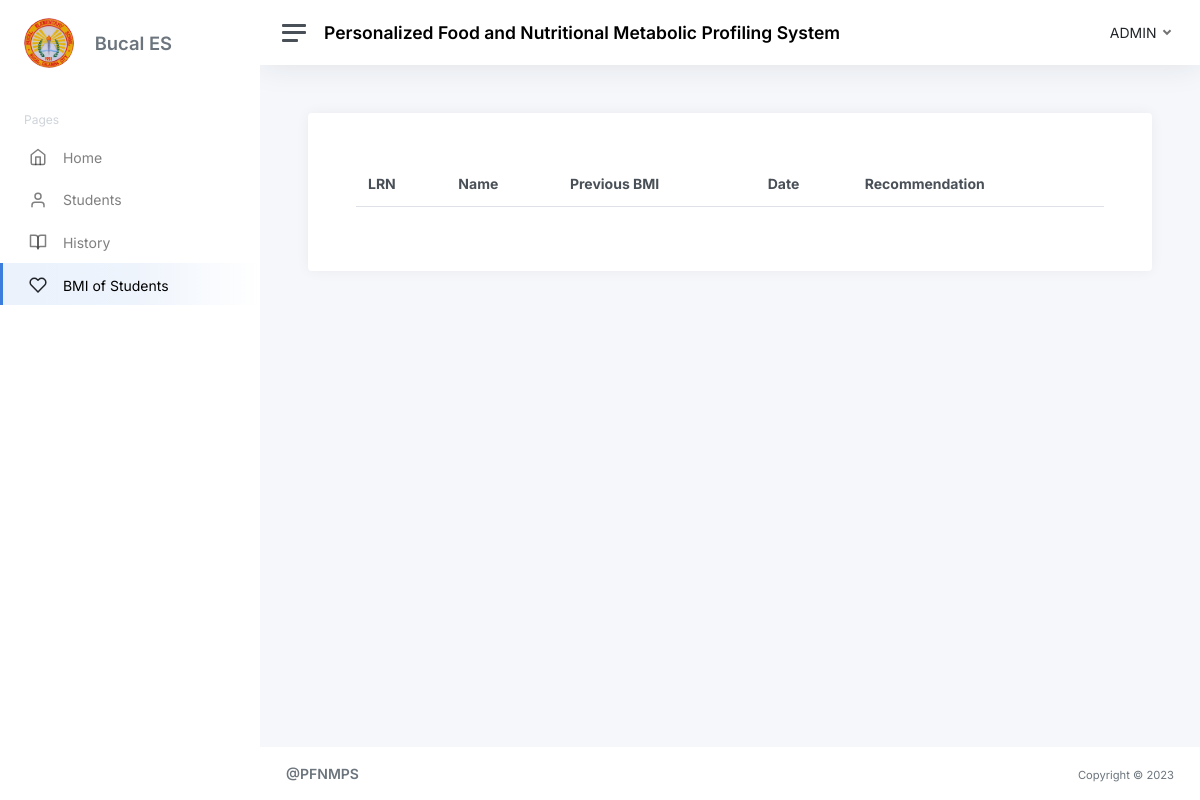
Page /previous-bmi.php?student_id=Montana on the earlier database version.
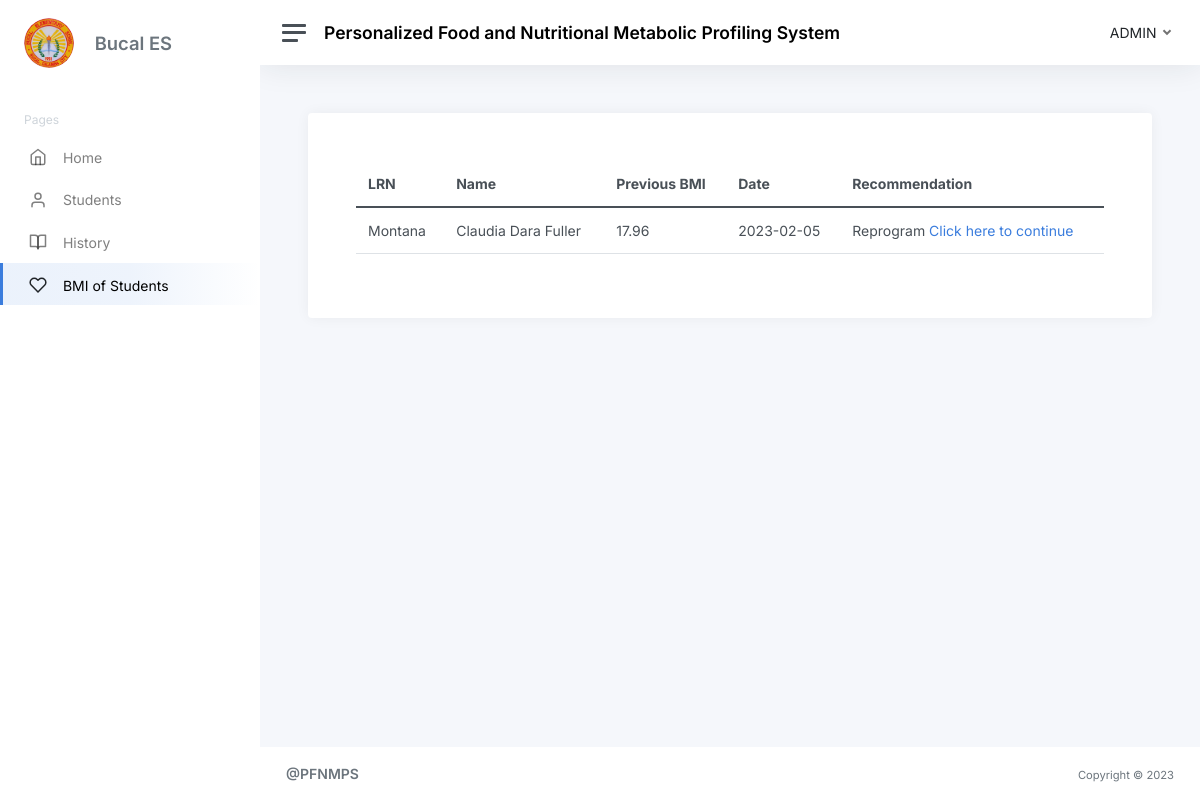
Same page on the later database version.
### tables this page shows
CREATE TABLE `users` (
  `id` int(11) NOT NULL,
  `user_id` varchar(250) NOT NULL,
  `email` varchar(50) NOT NULL,
  `password` varchar(50) NOT NULL,
  `first_name` varchar(50) NOT NULL,
  `middle_name` varchar(50) NOT NULL,
  `last_name` varchar(50) NOT NULL,
  `contact_number` varchar(50) NOT NULL,
  `room` varchar(50) NOT NULL,
  `house` varchar(50) NOT NULL,
  `street` varchar(50) NOT NULL,
  `subdivision` varchar(50) NOT NULL,
  `barangay` varchar(50) NOT NULL,
  `city` varchar(50) NOT NULL,
  `zip` varchar(50) NOT NULL,
  `gender` varchar(11) NOT NULL,
  `user_type` int(11) NOT NULL,
  `image` blob NOT NULL,
  `student_id` varchar(255) NOT NULL,
  `date_time_created` datetime NOT NULL,
  `date_time_updated` datetime NOT NULL
);

CREATE TABLE `history_bmi` (
  `id` int(11) NOT NULL,
  `student_id` varchar(50) NOT NULL,
  `program_id` varchar(50) NOT NULL,
  `bmi` varchar(50) NOT NULL,
  `date_created` date NOT NULL,
  `date_updated` date NOT NULL
);

### previous-bmi.php (the view, shortened to what the changed rows need)
<?php
include('connection.php');
?>
<!DOCTYPE html>
<html lang="en">
<head>
    <link href="admin-template/css/app.css" rel="stylesheet">
</head>
<body>
    <div class="wrapper">
		<div class="main">
			<main class="content">
				<div class="card">
                <div class="container p-5">
                <div class="row">
                    <div class="col-lg-12">
                    <table class="w-100 table">
                        <thead>
                            <tr>
                                <th>LRN</th>
                                <th>Name</th>
                                <th>Previous BMI</th>
                                <th>Date</th>
                                <th>Recommendation</th>
                            </tr>
                        </thead>
                        <tbody>
                            <?php
                            if(isset($_GET['student_id'])){
                                $student_id = $_GET['student_id'];
                                $query = "SELECT users.first_name, users.middle_name, users.last_name , failed.output, history_bmi.bmi , users.student_id , history_bmi.date_created
                                FROM users
                                LEFT JOIN failed ON
                                users.student_id = failed.student_id
                                LEFT JOIN history_bmi ON
                                users.student_id = history_bmi.student_id
                                WHERE failed.output = 'failed' AND failed.student_id = '$student_id'";
                                $run = mysqli_query($conn,$query);
                                if(mysqli_num_rows($run) > 0){
                                    foreach($run as $row){
                                        ?>
                                            <tr>
                                                <td><?php echo $row['student_id']?></td>
                                                <td><?php echo $row['first_name'] . " ".  $row['middle_name'] . " " . $row['last_name']?> </td>
                                                <td><?php echo number_format((float)$row['bmi'], 2 ,'.', '');  ?></td>
                                                <td><?php echo $row['date_created']?></td>
                                                <td>
                                                    <?php
                                                        if($row['bmi'] <= 18.5){
                                                            echo "Reprogram";
                                                            ?>
                                                                <a href="reprogram.php?student_id=<?php echo $row['student_id']?>">Click here to continue</a>
                                                            <?php
                                                        }else if($row['bmi'] >= 18.5 || $row['bmi'] <= 24.9){
                                                            echo "Maintain Healthy Weight";
                                                        }else if($row['bmi'] >= 25 || $row['bmi'] <= 29.9){
                                                            echo "Reprogram";
                                                            ?>
                                                                <a href="reprogram.php?student_id=<?php echo $row['student_id']?>">Click here to continue</a>
                                                            <?php
                                                        }else if($row['bmi'] == 30 || $row['bmi'] <= 34.9){
                                                            echo "Reprogram";
                                                            ?>
                                                                <a href="reprogram.php?student_id=<?php echo $row['student_id']?>">Click here to continue</a>
                                                            <?php
                                                        }else if($row['bmi'] == 35 || $row['bmi'] <= 39.9){
                                                            echo "Reprogram";
                                                            ?>
                                                                <a href="reprogram.php?student_id=<?php echo $row['student_id']?>">Click here to continue</a>
                                                            <?php
                                                        }else if($row['bmi'] >= 40){
                                                            echo "Reprogram";
                                                            ?>
                                                                <a href="reprogram.php?student_id=<?php echo $row['student_id']?>">Click here to continue</a>
                                                            <?php
                                                        }
                                                    ?>
                                                </td>
                                            </tr>
                                        <?php
                                    }
                                }
                            }
                            ?>
                        </tbody>
                    </table>
					</div>
				</div>
			</div>
			</div>
		</main>
		</div>
	</div>
</body>
</html>

Differences in the rows shown:
added users: student "Montana", first_name "Claudia", middle_name "Dara", last_name "Fuller", history_bmi.bmi "17.96", history_bmi.date_created "2023-02-05"
